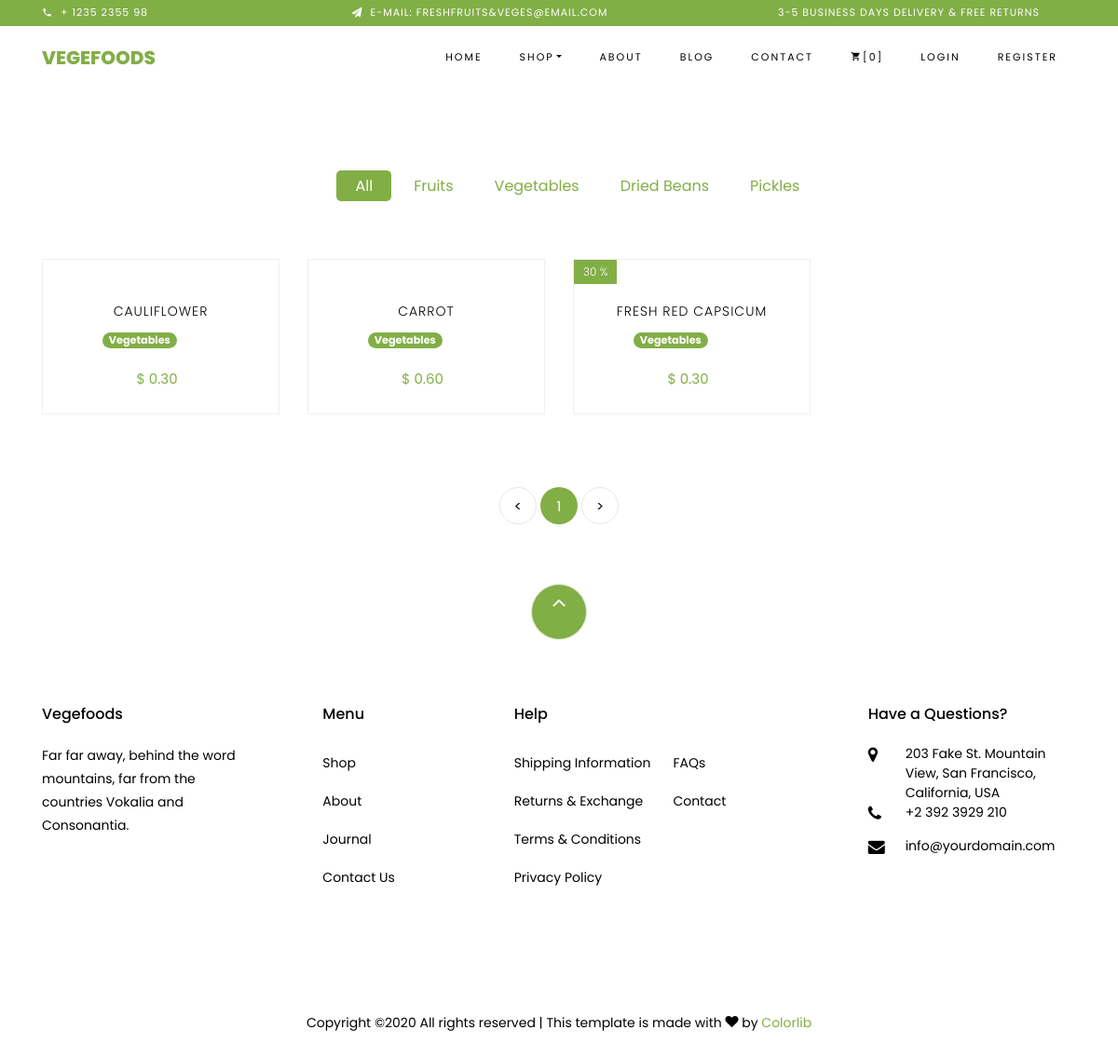
Screenshot of /products/category/2/ with the database file from the repository.
### ecommerce/models.py (models this page shows, shortened)
class Category(models.Model):
    name = models.CharField(max_length=255)
    def __str__(self):
        return '{}'.format(self.name)
    class Meta:
        verbose_name_plural = "Categories"

class Product(models.Model):
    name = models.CharField(max_length=255)
    price = models.DecimalField(max_digits=7, decimal_places=2)
    image_url = models.CharField(max_length=2058)
    stock = models.IntegerField()
    description = models.CharField(max_length=2058, default='No Description')
    category = models.ForeignKey(Category, on_delete=models.CASCADE, null=True)
    discount = models.ForeignKey(Discount, on_delete=models.CASCADE, null=True)
    date_added = models.DateTimeField(auto_now_add=True)
    @property
    def get_percentage(self):
        percentage = int(self.discount.percentage * 100)
        return percentage

class Discount(models.Model):
    percentage = models.DecimalField(max_digits=7, decimal_places=2)

### ecommerce/views.py (the view)
# urls.py: path('products/category/<int:category_id>/', views.product_category, name='product_category'),
def product_category(request, category_id):
    products = Product.objects.filter(category_id=category_id)
    categories = Category.objects.all()
    paginator = Paginator(products, per_page=8)
    page_number = request.GET.get('page', 1)
    page_obj = paginator.get_page(page_number)
    context = {'products': page_obj.object_list,
               'categories': categories,
               'paginator': paginator,
               'page_number': int(page_number)
               }
    return render(request, 'products.html', context)

### ecommerce/templates/products.html (shortened to what this page needs)
{% extends 'base.html' %}
{% block content %}
<section class="ftco-section">
    <div class="container">
        <div class="row justify-content-center">
            <div class="col-md-10 mb-5 text-center">
                <ul class="product-category">
                    <li><a href="#" class="active">All</a></li>
                    {% for category in categories %}
                    <li><a href="{% url 'product_category' category_id=category.id %}"
                           class=""
                    >{{ category.name }}</a></li>
                    {% endfor %}
                </ul>
            </div>
        </div>
        {% if products %}
        <div class="row">
            {% for product in products %}
            <div class="col-md-6 col-lg-3 ftco-animate">
                <div class="product">
                    <a href="{% url 'product_detail' id=product.id %}" class="img-prod"><img class="img-fluid"
                        {% if product.discount_id %}
                        <span class="status">{{ product.get_percentage }} %</span>
                        {% else %}
                        <span></span>
                        {% endif %}
                    </a>
                    <div class="text py-3 pb-4 px-3 text-center">
                        <h3><a href="#">{{ product.name }}</a></h3>
                        <div class="d-flex">
                            <div class="category">
                                <p class="ml-5">
                                   <span class="badge badge-pill badge-success bg-primary">{{ product.category }}</span>
                                </p>
                            </div>
                        </div>
                        <div class="d-flex">
                            <div class="pricing">
                                <p class="price"><span class="mr-2 price">$ {{ product.price }}</span>
                                </p>
                            </div>
                        </div>
                    </div>
                </div>
            </div>
            {% endfor %}
        </div>
        {% endif %}
        <div class="row mt-5">
            <div class="col text-center">
                <div class="block-27">
                    <ul>
                        <li><a href="#">&lt;</a></li>
                        {% for i in paginator.page_range %}
                        <li class="{% if i == page_number %} active {% endif %}">
                            <a class="" href="?page={{ i }}">{{ i }}</a>
                        </li>
                        {% endfor %}
                        <li><a href="#">&gt;</a></li>
                    </ul>
                </div>
            </div>
        </div>
    </div>
</section>
{% endblock %}

### rows the page displays
Category: name "Fruits"
Category: name "Vegetables"
Category: name "Dried Beans"
Category: name "Pickles"
Product: name "CAULIFLOWER", category "Vegetables"
Product: name "CARROT", category "Vegetables"
Product: get_percentage "30", name "FRESH RED CAPSICUM", category "Vegetables"

### other values shown
{{ i }} "1"
